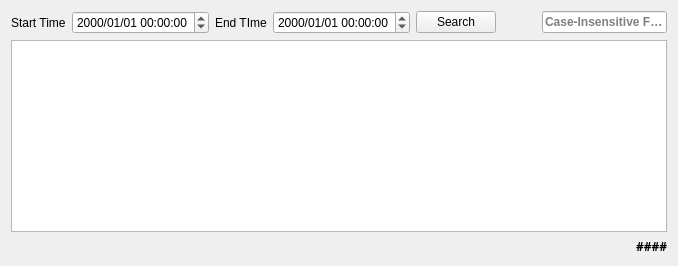
           <widget class="QWidget" name="Interactive">
            <attribute name="title">
             <string>Interactive</string>
            </attribute>
            <layout class="QVBoxLayout" name="verticalLayout_23">
             <item>
              <layout class="QHBoxLayout" name="Search_Layout">
               <item>
                <widget class="QLabel" name="Search_Start_Time_Label">
                 <property name="text">
                  <string>Start Time</string>
                 </property>
                </widget>
               </item>
               <item>
                <widget class="PyDMDateTimeEdit" name="History_Start_Date_Time_Edit">
                 <property name="toolTip">
                  <string/>
                 </property>
                 <property name="displayFormat">
                  <string>yyyy/MM/dd hh:mm:ss</string>
                 </property>
                 <property name="timeBase" stdset="0">
                  <enum>PyDMDateTimeEdit::Milliseconds</enum>
                 </property>
                </widget>
               </item>
               <item>
                <widget class="QLabel" name="Search_End_Time_Label">
                 <property name="text">
                  <string>End TIme</string>
                 </property>
                </widget>
               </item>
               <item>
                <widget class="PyDMDateTimeEdit" name="History_End_Date_Time_Edit">
                 <property name="toolTip">
                  <string/>
                 </property>
                 <property name="displayFormat">
                  <string>yyyy/MM/dd hh:mm:ss</string>
                 </property>
                </widget>
               </item>
               <item>
                <widget class="QPushButton" name="History_Search_Button">
                 <property name="text">
                  <string>Search</string>
                 </property>
                </widget>
               </item>
               <item>
                <spacer name="Search_Spacer">
                 <property name="orientation">
                  <enum>Qt::Horizontal</enum>
                 </property>
                 <property name="sizeHint" stdset="0">
                  <size>
                   <width>40</width>
                   <height>20</height>
                  </size>
                 </property>
                </spacer>
               </item>
               <item>
                <widget class="QLineEdit" name="Interactive_Search_Line_Edit">
                 <property name="font">
                  <font>
                   <weight>75</weight>
                   <bold>true</bold>
                  </font>
                 </property>
                 <property name="placeholderText">
                  <string>Case-Insensitive Filter</string>
                 </property>
                </widget>
               </item>
              </layout>
             </item>
             <item>
              <widget class="QTableView" name="History_Interactive_Table_View">
               <property name="editTriggers">
                <set>QAbstractItemView::NoEditTriggers</set>
               </property>
               <property name="alternatingRowColors">
                <bool>true</bool>
               </property>
               <property name="selectionMode">
                <enum>QAbstractItemView::SingleSelection</enum>
               </property>
              </widget>
             </item>
             <item>
              <layout class="QHBoxLayout" name="Interactive_Number_Filters_Layout">
               <item>
                <spacer name="Interactive_Number_Filters_Spacer">
                 <property name="orientation">
                  <enum>Qt::Horizontal</enum>
                 </property>
                 <property name="sizeHint" stdset="0">
                  <size>
                   <width>40</width>
                   <height>12</height>
                  </size>
                 </property>
                </spacer>
               </item>
               <item>
                <widget class="QLabel" name="Interactive_Number_Filters_Label">
                 <property name="font">
                  <font>
                   <family>Sans Serif</family>
                   <pointsize>9</pointsize>
                   <weight>75</weight>
                   <italic>false</italic>
                   <bold>true</bold>
                  </font>
                 </property>
                 <property name="text">
                  <string>####</string>
                 </property>
                </widget>
               </item>
              </layout>
             </item>
            </layout>
           </widget>
